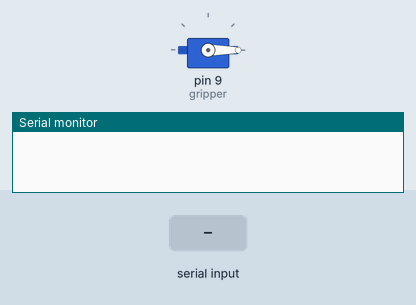
This sketch was run on a simulated Arduino Uno, built with avr-gcc and run on an emulated ATmega328P. On the bench: servo, the last lines printed to the serial monitor. The test bench sets the inputs (shaded band).

Above: at 1.2 s.
1.3 s: "1\n" received over Serial
At 2.5 s:
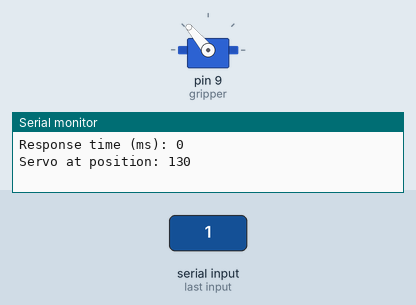
2.8 s: "0\n" received over Serial
At 3.6 s:
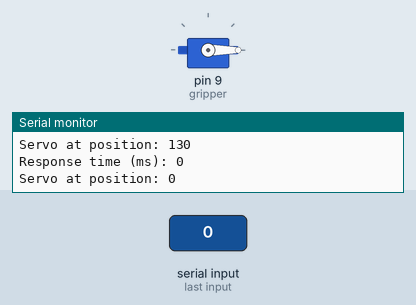
4.3 s: "2\n" received over Serial
At 4.8 s:
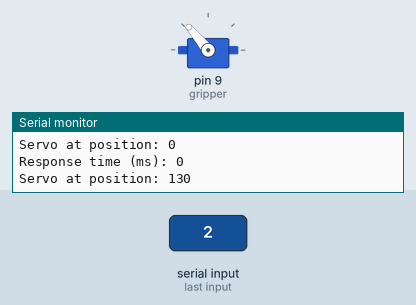
Timing chart, 0 to 7.3 s (numbered marks = the images above; inputs shaded):
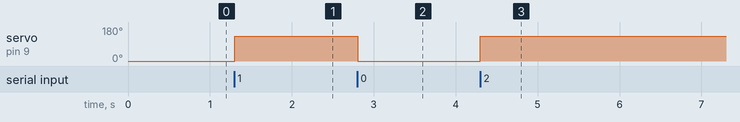

The sketch:

servo-controller-via-hid.ino
```cpp
#include <Servo.h>

Servo gripper; // Servo for the gripper
int gripperPosition = 0; // Initial position (0 degrees)
bool buttonState = false; // Tracks the button toggle state
unsigned long responseStartTime = 0;  // Time when action started (in microseconds)
unsigned long responseEndTime = 0;    // Time when the action is completed (in microseconds)

void setup() {
  Serial.begin(9600); // Start serial communication with the MacBook
  gripper.attach(9);  // Attach the servo to pin 9
  gripper.write(gripperPosition);  // Set initial position of the gripper
}

void loop() {
  if (Serial.available() > 0) {
    String receivedString = Serial.readStringUntil('\n');  // Read the serial input until newline

    if (receivedString.length() > 0) {  // Make sure we received something
      responseStartTime = micros();  // Capture the start time in microseconds

      // Toggle the button state and move the servo accordingly
      buttonState = !buttonState;
      gripperPosition = buttonState ? 130 : 0;
      gripper.write(gripperPosition);  // Command servo to move

      // Wait until the servo has reached the target position
      while (gripper.read() != gripperPosition) {
        // Servo is still moving; loop until it reaches the target position
      }

      // Capture the end time after the servo has finished moving
      responseEndTime = micros();

      // Calculate and print the response time in microseconds
      unsigned long responseTime = (responseEndTime - responseStartTime)/100;
      Serial.print("Response time (ms): ");
      Serial.println(responseTime);  // Send the response time back to Python

      // Send a signal indicating the servo has finished moving
      Serial.print("Servo at position: ");
      Serial.println(gripperPosition);
    }
  }
}
```

Measured:
- after the input at 1.3 s, servo on pin 9 (gripper): 0° → 130° at once
- after the input at 2.8 s, servo on pin 9 (gripper): 130° → 0° at once
- after the input at 4.3 s, servo on pin 9 (gripper): 0° → 130° at once
